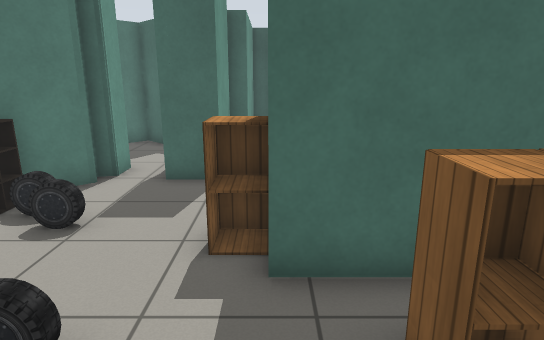
view 1 (above)

16 first-person views from a walk through a robot-simulator world made for Gazebo. The camera is 1.3 m above the floor, tilts 14° down and sees 75° across. The lines on the ground mark 1 m squares. The floor is counted in squares, 0.5 m on a side. Each view is taken from the middle of a square. On the plan, view 1 faces up. The plan holds only what a view shows up to about 20 squares ahead; the rest is blank. Gazebo's built-in surfaces are drawn with simple patterns.

view 2
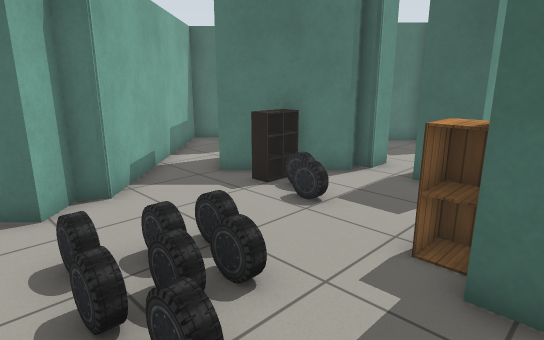

view 3
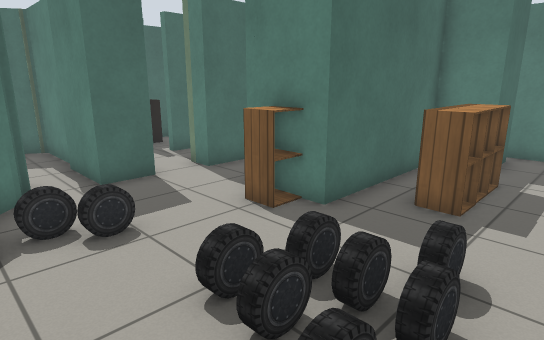

view 4
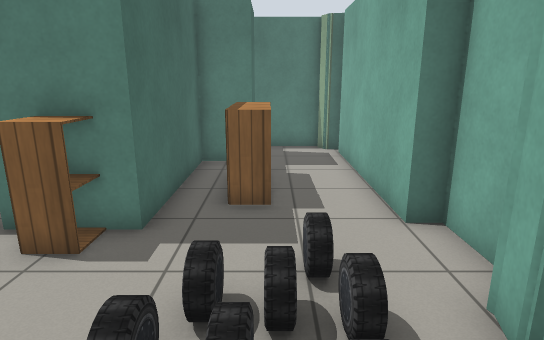

view 5
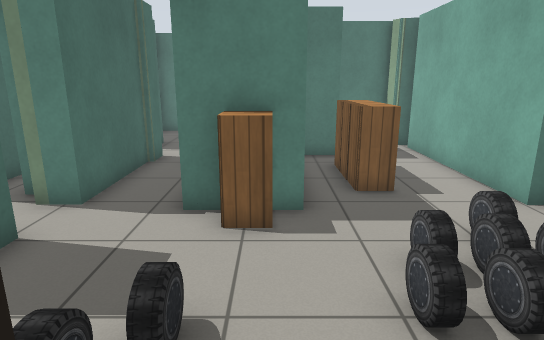

view 6
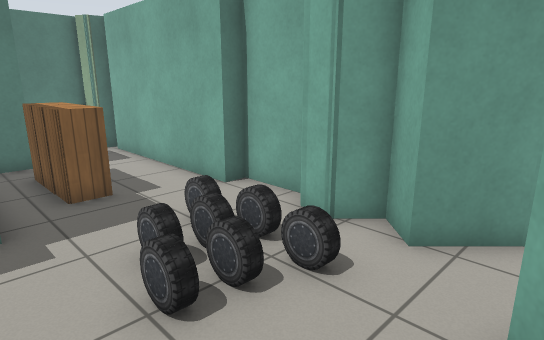

view 7
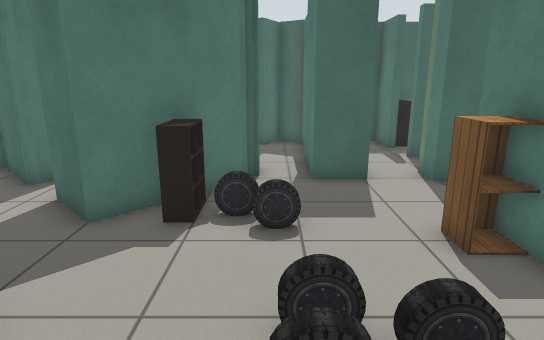

view 8
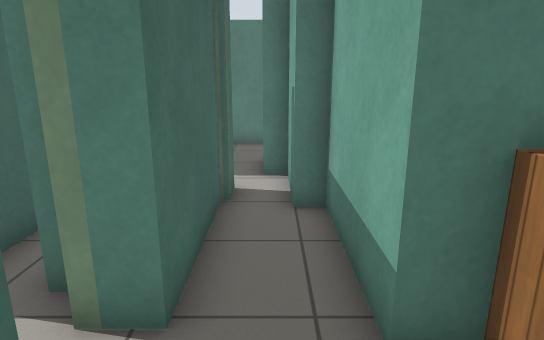

view 9
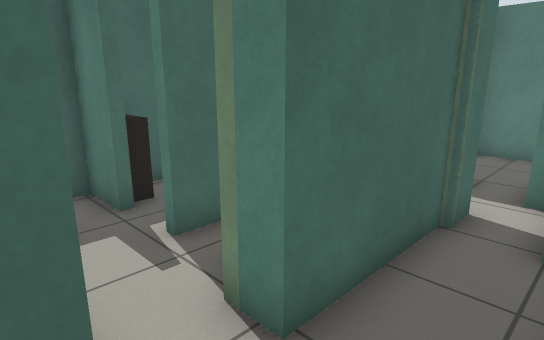

view 10
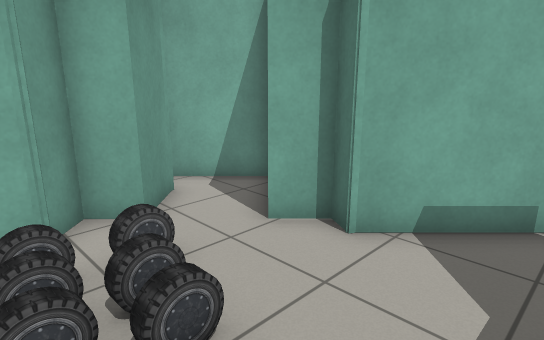

view 11
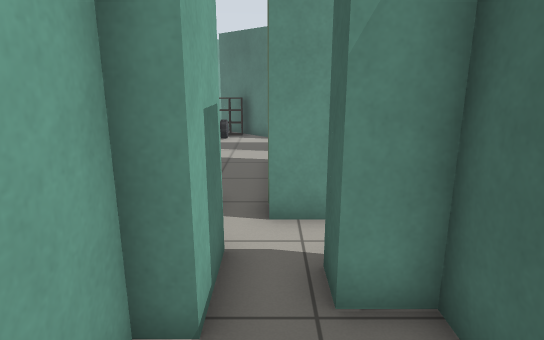

view 12
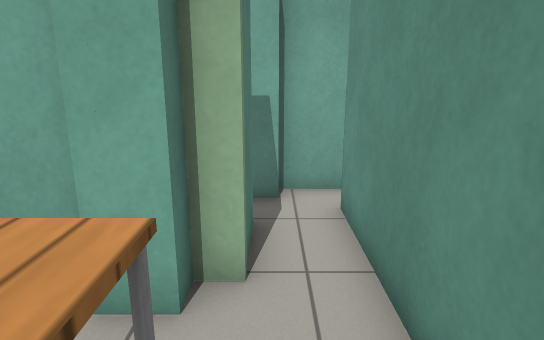

view 13
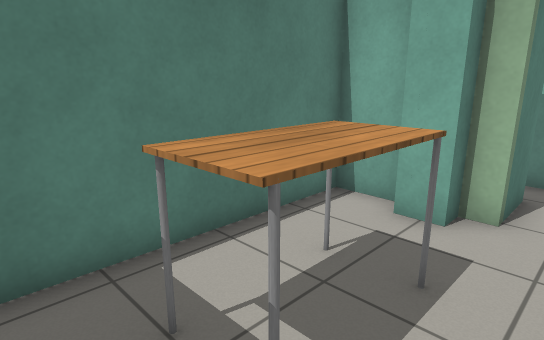

view 14
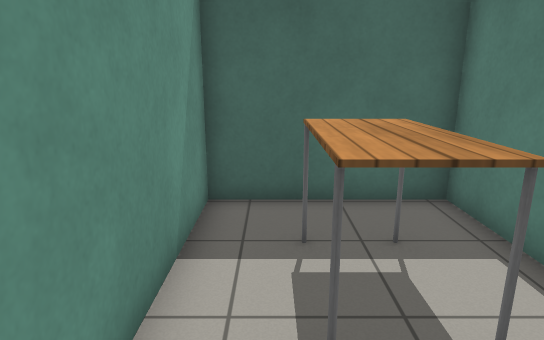

view 15
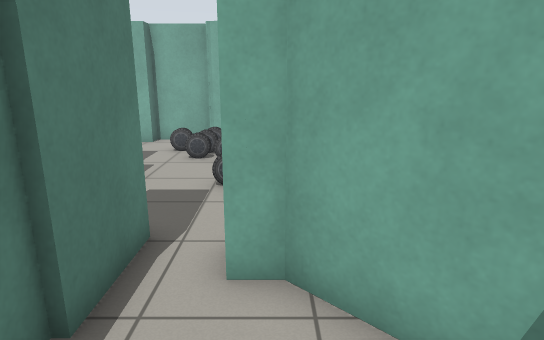

view 16
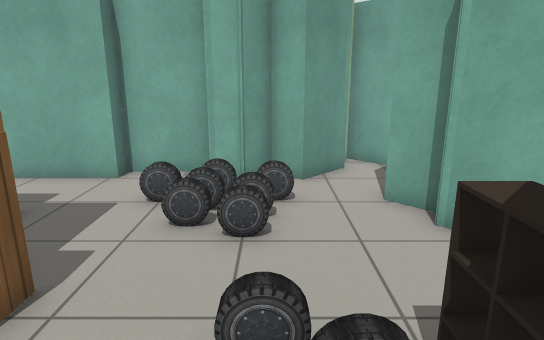

### Floor plan
Points are (right, up) in squares from view 1. A wall is a line through its corners. A room is listed if a view was taken in it or the views show most of it. See-through windows are left out.
Room 1 (views 1, 2, 3, 4, 5, 6, 7, 9, 10)
walls: (0, 5.4) (0, 6.8); (0.3, -0.5) (7.4, -0.5); (-5.8, 7.9) (-7.5, 6.3) (-8.9, 7.7); (-6.2, -1.7) (-4.8, -0.3) (-4, -1.2) (-3.2, -0.4) (-2.3, -0.6) (-2.2, -1.2) (0.3, -1.2); (7.7, 2.6) (5.7, 2.6) (5.7, 4.3) (0.4, 4.3); (-8.8, -0.9) (-6.5, -3.2); (-9.5, 5.3) (-7.1, 2.8) (-7.4, 2.2) (-6.5, 1.4) (-7.1, 0.8); (7.7, -0.7) (7.9, -0.1) (8.3, 0.2); (8.6, 0) (8.6, 2.9)
low walls: (-5.4, 6.9) (-6.1, 6.9); (-5.4, 7.5) (-6, 7.5); (-5.5, 7.6) (-5.5, 6.3) (-6.1, 6.3)
ways out: opening at (-3, 7) to room 2
objects: car (-5, 7) to (-4, 7); car (-4, 1); car (-4, 2); car (-4, 3); car (-4, 6); car (-3, 1) to (-2, 1); car (-3, 2) to (-2, 2); car (-3, 3) to (-2, 3); car (-1, 1); cabinet (-1, 5) to (0, 6); cabinet (2, 2) to (2, 3); cabinet (3, 2) to (4, 3)
Room 2 (views 8, 16)
walls: (0, 6.8) (4.2, 6.8); (-1.4, 11.9) (-1.4, 9.3) (-2.9, 9.3) (-2.9, 10.5); (0.8, 12.2) (0.8, 12.6); (-0.9, 13.2) (-1.6, 13.2); (4.2, 7.5) (6.9, 7.5) (6.9, 8.2); (-4.6, 9.1) (-5.8, 7.9); (4.6, 9.1) (0.3, 9.1) (0.3, 10.2); (-4.4, 10.7) (-4.4, 9.8) (-5, 9.6); (5.6, 8.9) (4.5, 8.9)
ways out: opening at (-3, 7) to room 1; opening at (6, 8) to room 4; opening at (-4, 11) to room 5; opening at (0, 12)
Room 3 (view 11)
walls: (12.3, 8.4) (12.3, 11); (9.9, 10.9) (8.4, 10.9) (8.4, 9.8); (8.9, 8.2) (8.9, 7.5) (10.5, 7.5)
ways out: opening at (8, 9) to room 4
Room 4 (views 12, 13, 14)
walls: (9.4, 11.7) (11, 11.7) (11, 19.6) (5.6, 19.6) (5.6, 8.9); (8.4, 9.8) (7.3, 9.8) (7.3, 11.7) (8.1, 11.7) (8.1, 12.4) (9.1, 12.4); (6.9, 8.2) (8.9, 8.2)
ways out: opening at (6, 8) to room 2; opening at (8, 9) to room 3
objects: table (8, 15) to (9, 17)
Room 5 (view 15)
walls: (-7.1, 12.7) (-5.2, 10.7) (-4.4, 10.7); (-2.7, 11.8) (-2.7, 15.2) (-3.7, 15.8) (-4.3, 14.7) (-5.6, 15.9) (-6.6, 15); (-2.9, 10.5) (-2.9, 11.9)
ways out: opening at (-4, 11) to room 2

Positions as (right, up) in squares from view 1, and headings:
1: (0, 0), facing up
2: (1, 0), facing up-left
3: (-6, 0), facing up-right
4: (-6, 2), facing right
5: (-7, 5), facing right
6: (-7, 5), facing down-right
7: (-4, 0), facing up
8: (-3, 8), facing right
9: (-2, 7), facing up-right
10: (-2, 6), facing down-left
11: (12, 9), facing left
12: (7, 16), facing down
13: (6, 19), facing down-right
14: (7, 12), facing up
15: (-5, 15), facing down
16: (-4, 9), facing down
